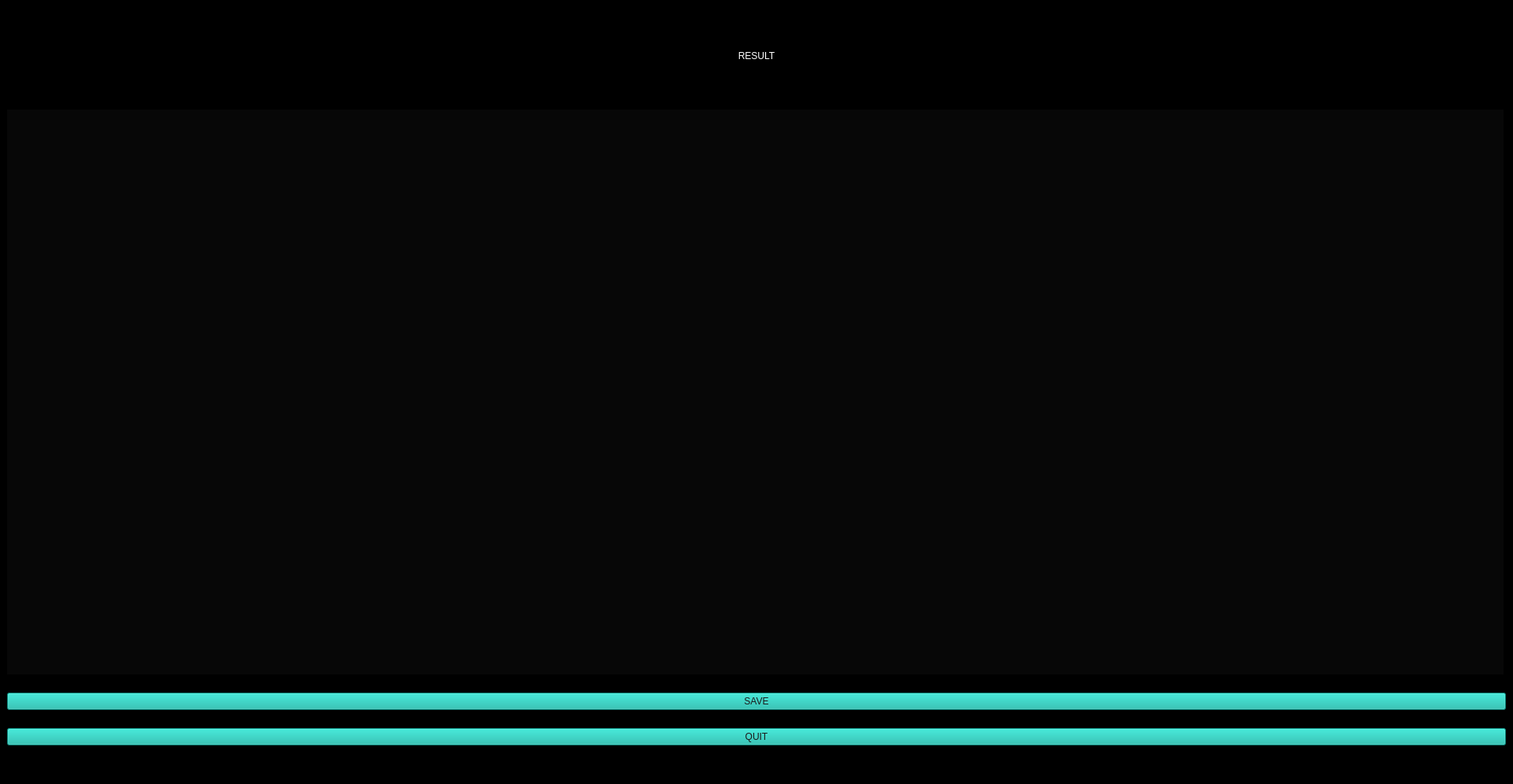
<?xml version="1.0" encoding="UTF-8"?>
<ui version="4.0">
 <class>MainWindow</class>
 <widget class="QMainWindow" name="MainWindow">
  <property name="geometry">
   <rect>
    <x>0</x>
    <y>0</y>
    <width>1920</width>
    <height>995</height>
   </rect>
  </property>
  <property name="minimumSize">
   <size>
    <width>1920</width>
    <height>995</height>
   </size>
  </property>
  <property name="maximumSize">
   <size>
    <width>1920</width>
    <height>995</height>
   </size>
  </property>
  <property name="font">
   <font>
    <pointsize>14</pointsize>
   </font>
  </property>
  <property name="windowTitle">
   <string>MainWindow</string>
  </property>
  <property name="styleSheet">
   <string notr="true">background-color: rgb(0, 0, 0);
background-image: url(:/wallpaper1.jpg);
color: rgb(255, 255, 255);</string>
  </property>
  <widget class="QWidget" name="centralwidget">
   <layout class="QGridLayout" name="gridLayout">
    <item row="1" column="0">
     <widget class="QLabel" name="label_2">
      <property name="sizePolicy">
       <sizepolicy hsizetype="Expanding" vsizetype="Expanding">
        <horstretch>0</horstretch>
        <verstretch>0</verstretch>
       </sizepolicy>
      </property>
      <property name="maximumSize">
       <size>
        <width>16777215</width>
        <height>90</height>
       </size>
      </property>
      <property name="styleSheet">
       <string notr="true">font: 85 35pt &quot;Tw Cen MT&quot;;
font: 41pt &quot;Modern No. 20&quot;;

background-color: qradialgradient(spread:pad, cx:0.5, cy:0.5, radius:0.5, fx:0.5, fy:0.5, stop:0 rgba(255, 255, 255, 0), stop:0.1 rgba(255, 255, 255, 0), stop:0.2 rgba(255, 176, 176, 0), stop:0.3 rgba(255, 151, 151, 0), stop:0.4 rgba(255, 125, 125, 0), stop:0.5 rgba(255, 76, 76, 0), stop:0.52 rgba(255, 76, 76, 0), stop:0.6 rgba(255, 180, 180, 0), stop:1 rgba(255, 255, 255, 0));
</string>
      </property>
      <property name="text">
       <string>RESULT</string>
      </property>
      <property name="alignment">
       <set>Qt::AlignCenter</set>
      </property>
     </widget>
    </item>
    <item row="2" column="0">
     <widget class="QLabel" name="label">
      <property name="sizePolicy">
       <sizepolicy hsizetype="Expanding" vsizetype="Expanding">
        <horstretch>0</horstretch>
        <verstretch>0</verstretch>
       </sizepolicy>
      </property>
      <property name="minimumSize">
       <size>
        <width>1898</width>
        <height>717</height>
       </size>
      </property>
      <property name="maximumSize">
       <size>
        <width>1899</width>
        <height>717</height>
       </size>
      </property>
      <property name="baseSize">
       <size>
        <width>10</width>
        <height>10</height>
       </size>
      </property>
      <property name="font">
       <font>
        <family>Tw Cen MT</family>
        <pointsize>14</pointsize>
        <weight>9</weight>
        <italic>false</italic>
        <bold>false</bold>
       </font>
      </property>
      <property name="styleSheet">
       <string notr="true">background-color: rgb(7, 7, 7);
font: 75 14pt &quot;Tw Cen MT&quot;;</string>
      </property>
      <property name="text">
       <string/>
      </property>
      <property name="alignment">
       <set>Qt::AlignCenter</set>
      </property>
      <property name="margin">
       <number>1</number>
      </property>
     </widget>
    </item>
    <item row="3" column="0">
     <widget class="QPushButton" name="saveButton">
      <property name="styleSheet">
       <string notr="true">background-color: rgb(13, 183, 168);
font: 26pt &quot;Tw Cen MT&quot;;
color: rgb(27, 27, 27);</string>
      </property>
      <property name="text">
       <string>SAVE</string>
      </property>
     </widget>
    </item>
    <item row="4" column="0">
     <widget class="QPushButton" name="quitButton">
      <property name="styleSheet">
       <string notr="true">background-color: rgb(13, 183, 168);
font:  26pt &quot;Tw Cen MT&quot;;
color: rgb(27, 27, 27);</string>
      </property>
      <property name="text">
       <string>QUIT</string>
      </property>
     </widget>
    </item>
   </layout>
  </widget>
  <widget class="QStatusBar" name="statusbar"/>
 </widget>
 <resources>
  <include location="backgr.qrc"/>
 </resources>
 <connections/>
</ui>
